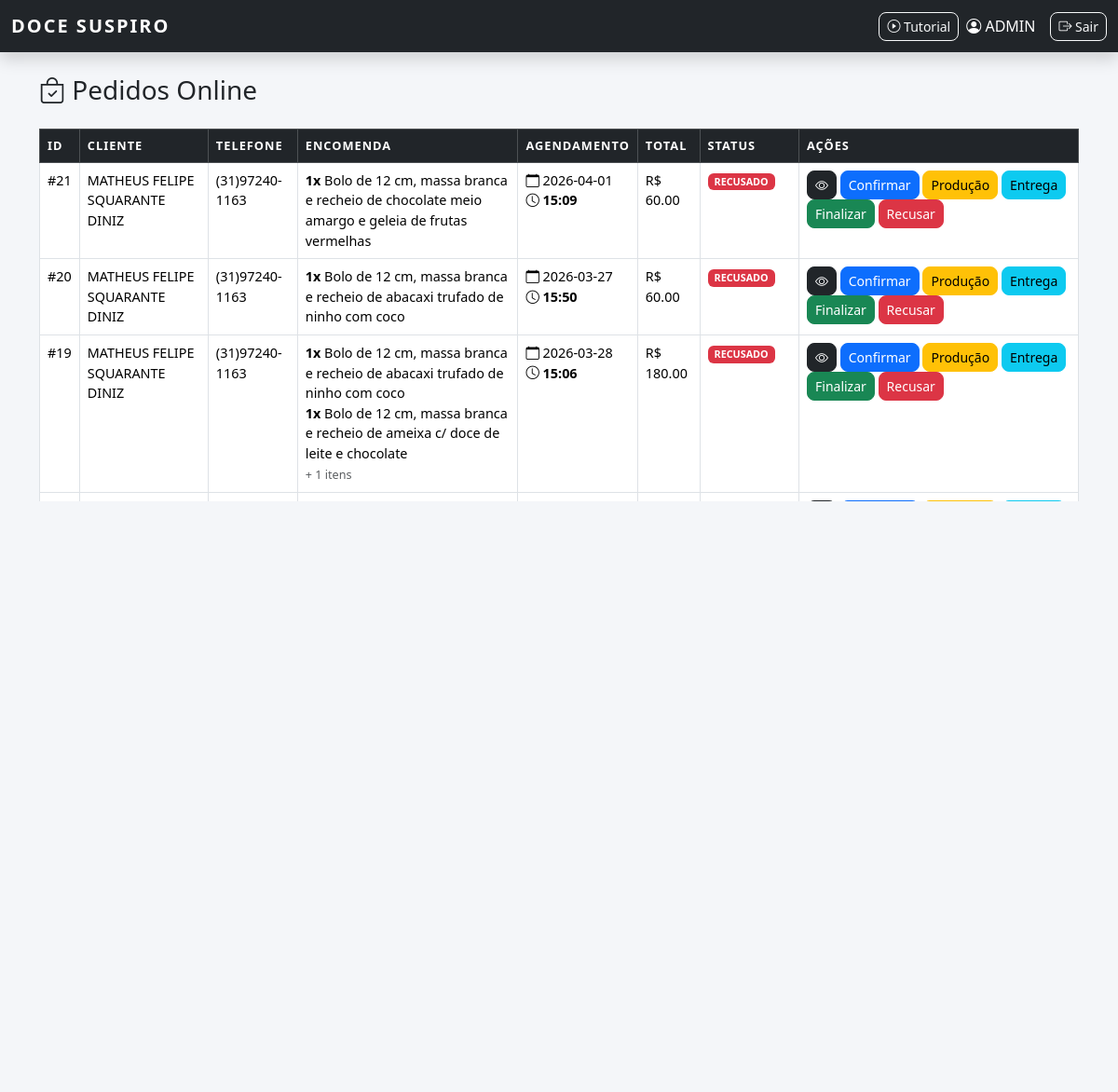
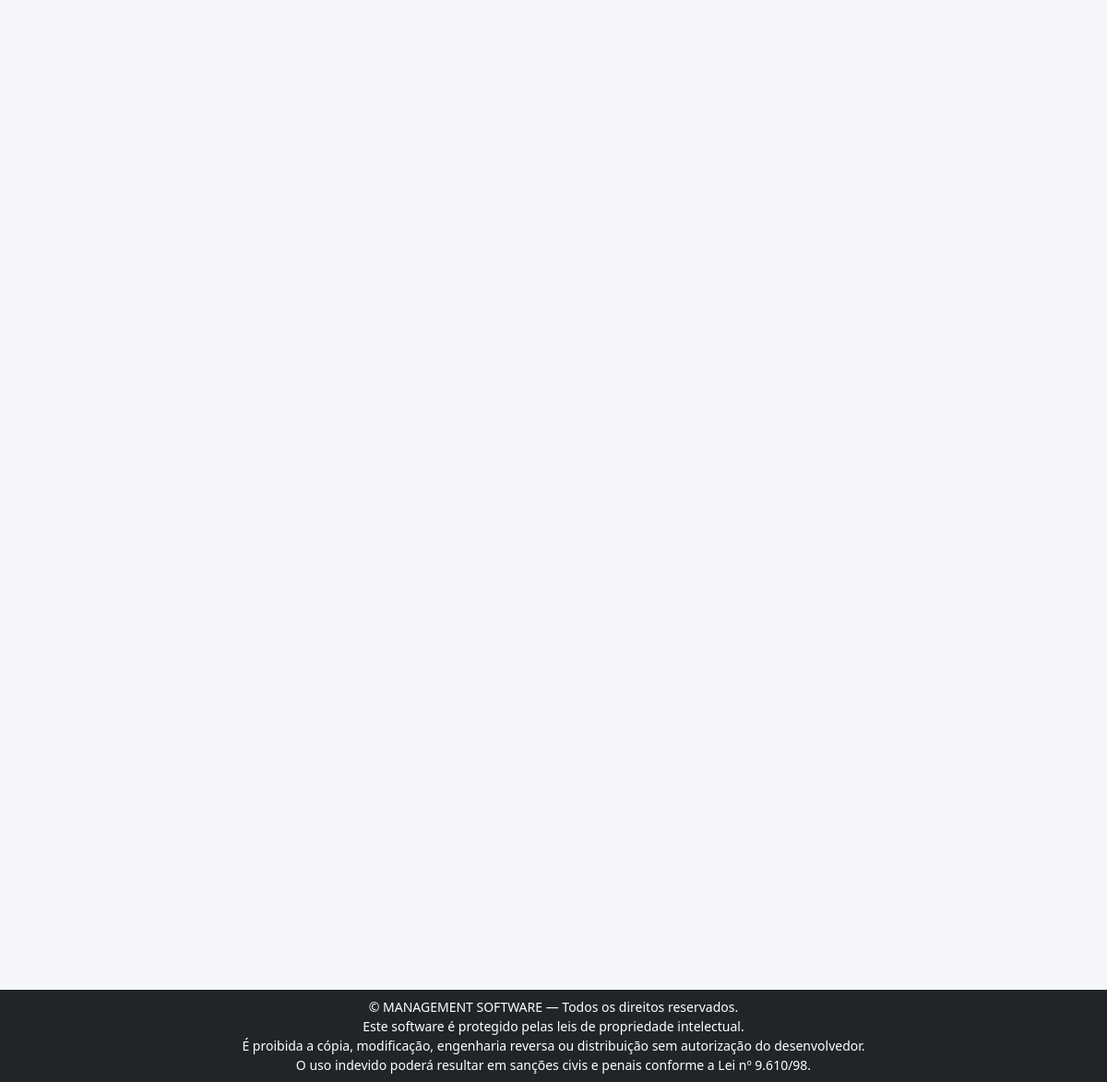
Page /admin/pedidos (signed in) on the committed database (2 pictures, top to bottom).
### tables this page shows
CREATE TABLE pedidos_online (
        id INTEGER PRIMARY KEY AUTOINCREMENT,
        usuario_id INTEGER,
        nome_cliente TEXT,
        telefone TEXT,
        endereco TEXT,
        tipo_entrega TEXT,
        valor_produtos REAL,
        valor_entrega REAL,
        valor_total REAL,
        observacoes TEXT,
        status TEXT DEFAULT 'NOVO',
        data DATETIME DEFAULT CURRENT_TIMESTAMP
        , data_agendamento DATE, hora_agendamento TEXT);

CREATE TABLE pedido_itens (
        id INTEGER PRIMARY KEY AUTOINCREMENT,
        pedido_id INTEGER,
        produto_id INTEGER,
        nome_produto TEXT,
        quantidade INTEGER,
        valor REAL
        );

### app.py (the view)
@app.route("/admin/pedidos")
@login_required
@nivel_requerido(1)
def pedidos_online():
    conn = conectar()
    pedidos_db = conn.execute("""
        SELECT *
        FROM pedidos_online
        ORDER BY data DESC
    """).fetchall()
    pedidos = []
    for p in pedidos_db:
        pedido = dict(p)   # converte Row -> dict
        itens = conn.execute("""
            SELECT *
            FROM pedido_itens
            WHERE pedido_id = ?
        """, (p["id"],)).fetchall()
        pedido["itens"] = itens
        pedidos.append(pedido)
    conn.close()
    pedidos_novos = sum(1 for p in pedidos if p["status"] == "NOVO")
    return render_template(
        "admin_pedidos.html",
        pedidos=pedidos,
        pedidos_novos=pedidos_novos
    )

### app.py (called while the page is built)
def nivel_requerido(*niveis_permitidos):
    def decorator(f):
        @wraps(f)
        def decorated_function(*args, **kwargs):
            if session.get("nivel") not in niveis_permitidos:
                return "Acesso negado", 403
            return f(*args, **kwargs)
        return decorated_function
    return decorator

### auth.py (called while the page is built)
def login_required(f):
    @wraps(f)
    def decorated_function(*args, **kwargs):
        if "usuario" not in session:
            return redirect(url_for("auth.login"))
        return f(*args, **kwargs)
    return decorated_function

### database.py (called while the page is built)
def conectar():
    conn = sqlite3.connect(DATABASE)
    conn.row_factory = sqlite3.Row
    return conn

### templates/admin_pedidos.html (shortened to what this page needs)
{% extends "base.html" %}
{% block content %}
<div class="container mt-4">
<div class="d-flex justify-content-between align-items-center mb-3">
<h3>
<i class="bi bi-bag-check"></i> Pedidos Online
</h3>
</div>
<div class="table-responsive tabela-scroll">
<table class="table table-bordered table-hover">
<thead class="table-dark">
<tr>
<th>ID</th>
<th>Cliente</th>
<th>Telefone</th>
<th>Encomenda</th>
<th>Agendamento</th>
<th>Total</th>
<th>Status</th>
<th width="300">Ações</th>
</tr>
</thead>
<tbody>
{% for p in pedidos %}
<tr>
<td>#{{ p.id }}</td>
<td>{{ p.nome_cliente }}</td>
<td>{{ p.telefone }}</td>
<td>
{% if p.itens %}
{% for item in p.itens[:2] %}
<div>
<strong>{{ item.quantidade }}x</strong>
{{ item.nome_produto }}
</div>
{% endfor %}
{% if p.itens|length > 2 %}
<small class="text-muted">
+ {{ p.itens|length - 2 }} itens
</small>
{% endif %}
{% else %}
<span class="text-muted">Sem itens</span>
{% endif %}
</td>
<td>
{% if p.data_agendamento %}
<div>
<i class="bi bi-calendar"></i>
{{ p.data_agendamento }}
</div>
<div>
<i class="bi bi-clock"></i>
<strong>{{ p.hora_agendamento }}</strong>
</div>
{% else %}
<span class="text-muted">
Não informado
</span>
{% endif %}
</td>
<td>
R$ {{ "%.2f"|format(p.valor_total) }}
</td>
<td>
{% if p.status == "NOVO" %}
<span class="badge bg-secondary">NOVO</span>
{% elif p.status == "CONFIRMADO" %}
<span class="badge bg-primary">CONFIRMADO</span>
{% elif p.status == "PRODUCAO" %}
<span class="badge bg-warning text-dark">PRODUÇÃO</span>
{% elif p.status == "ENTREGA" %}
<span class="badge bg-info">SAIU PARA ENTREGA</span>
{% elif p.status == "FINALIZADO" %}
<span class="badge bg-success">FINALIZADO</span>
{% elif p.status == "RECUSADO" %}
<span class="badge bg-danger">RECUSADO</span>
{% endif %}
</td>
<td>
<button class="btn btn-sm btn-dark"
data-bs-toggle="modal"
data-bs-target="#pedidoModal{{p.id}}">
<i class="bi bi-eye"></i>
</button>
<a href="{{ url_for('alterar_status', id=p.id, status='CONFIRMADO') }}"
class="btn btn-sm btn-primary">Confirmar</a>
<a href="{{ url_for('alterar_status', id=p.id, status='PRODUCAO') }}"
class="btn btn-sm btn-warning">Produção</a>
<a href="{{ url_for('alterar_status', id=p.id, status='ENTREGA') }}"
class="btn btn-sm btn-info">Entrega</a>
<a href="{{ url_for('alterar_status', id=p.id, status='FINALIZADO') }}"
class="btn btn-sm btn-success">Finalizar</a>
<a href="{{ url_for('alterar_status', id=p.id, status='RECUSADO') }}"
class="btn btn-sm btn-danger"
onclick="return confirm('Tem certeza que deseja recusar este pedido?')">
Recusar
</a>
</td>
</tr>
{% endfor %}
</tbody>
</table>
</div>
</div>
{% endblock %}

### static/css/style.css (style rules this page uses)
:root { --primary-color: #1f2937; --secondary-color: #2563eb; --success-color: #16a34a; --danger-color: #dc2626; --warning-color: #f59e0b; --background-color: #f4f6f9; --card-radius: 12px; }
body { background-color: var(--background-color); font-family: 'Segoe UI', Tahoma, Geneva, Verdana, sans-serif; }
.btn { border-radius: 8px; font-weight: 500; }
.table { font-size: 0.9rem; }
.table thead th { text-transform: uppercase; font-size: 0.8rem; letter-spacing: 1px; }
.tabela-scroll { max-height: 400px; overflow-y: auto; }
.tabela-scroll thead th { position: sticky; top: 0; background: #212529; color: white; z-index: 1; }

### rows in the picture
pedidos_online: id "21", nome_cliente "MATHEUS FELIPE SQUARANTE DINIZ", telefone "(31)97240-1163", data_agendamento "2026-04-01", hora_agendamento "15:09", valor_total "60.00", status "RECUSADO"
pedido_itens: quantidade "1", nome_produto "Bolo de 12 cm, massa branca e recheio de chocolate meio amargo e geleia de frutas vermelhas"
pedidos_online: id "20", nome_cliente "MATHEUS FELIPE SQUARANTE DINIZ", telefone "(31)97240-1163", data_agendamento "2026-03-27", hora_agendamento "15:50", valor_total "60.00", status "RECUSADO"
pedido_itens: quantidade "1", nome_produto "Bolo de 12 cm, massa branca e recheio de abacaxi trufado de ninho com coco"
pedidos_online: id "19", nome_cliente "MATHEUS FELIPE SQUARANTE DINIZ", telefone "(31)97240-1163", itens|length "1", data_agendamento "2026-03-28", hora_agendamento "15:06", valor_total "180.00", status "RECUSADO"
pedido_itens: quantidade "1", nome_produto "Bolo de 12 cm, massa branca e recheio de abacaxi trufado de ninho com coco"
pedido_itens: quantidade "1", nome_produto "Bolo de 12 cm, massa branca e recheio de ameixa c/ doce de leite e chocolate"

### other values in the picture
{{ session['usuario'] }} "ADMIN"
